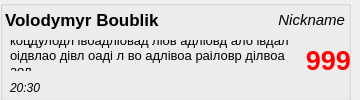
<?xml version="1.0" encoding="UTF-8"?>
<ui version="4.0">
 <class>DialogWidget</class>
 <widget class="QWidget" name="DialogWidget">
  <property name="geometry">
   <rect>
    <x>0</x>
    <y>0</y>
    <width>360</width>
    <height>100</height>
   </rect>
  </property>
  <property name="sizePolicy">
   <sizepolicy hsizetype="Fixed" vsizetype="Fixed">
    <horstretch>0</horstretch>
    <verstretch>0</verstretch>
   </sizepolicy>
  </property>
  <property name="minimumSize">
   <size>
    <width>360</width>
    <height>100</height>
   </size>
  </property>
  <property name="maximumSize">
   <size>
    <width>360</width>
    <height>100</height>
   </size>
  </property>
  <property name="windowTitle">
   <string>Form</string>
  </property>
  <property name="styleSheet">
   <string notr="true"/>
  </property>
  <widget class="QGroupBox" name="groupBox">
   <property name="geometry">
    <rect>
     <x>0</x>
     <y>0</y>
     <width>351</width>
     <height>101</height>
    </rect>
   </property>
   <property name="title">
    <string/>
   </property>
   <widget class="QLabel" name="unreadLabel">
    <property name="geometry">
     <rect>
      <x>290</x>
      <y>40</y>
      <width>61</width>
      <height>41</height>
     </rect>
    </property>
    <property name="sizePolicy">
     <sizepolicy hsizetype="Preferred" vsizetype="Preferred">
      <horstretch>0</horstretch>
      <verstretch>0</verstretch>
     </sizepolicy>
    </property>
    <property name="font">
     <font>
      <pointsize>20</pointsize>
      <bold>true</bold>
     </font>
    </property>
    <property name="styleSheet">
     <string notr="true">color : red</string>
    </property>
    <property name="text">
     <string>999</string>
    </property>
    <property name="alignment">
     <set>Qt::AlignRight|Qt::AlignTrailing|Qt::AlignVCenter</set>
    </property>
    <property name="margin">
     <number>5</number>
    </property>
   </widget>
   <widget class="QLabel" name="nameLabel">
    <property name="geometry">
     <rect>
      <x>5</x>
      <y>5</y>
      <width>200</width>
      <height>30</height>
     </rect>
    </property>
    <property name="font">
     <font>
      <pointsize>13</pointsize>
      <bold>true</bold>
     </font>
    </property>
    <property name="text">
     <string>Volodymyr Boublik</string>
    </property>
   </widget>
   <widget class="QLabel" name="messageLabel">
    <property name="geometry">
     <rect>
      <x>10</x>
      <y>40</y>
      <width>291</width>
      <height>31</height>
     </rect>
    </property>
    <property name="font">
     <font>
      <pointsize>10</pointsize>
     </font>
    </property>
    <property name="text">
     <string>коцдулодл івоадліовад ліов адліовд ало івдал оідвлао дівл оаді л во адлівоа раіловр ділвоа аол</string>
    </property>
    <property name="scaledContents">
     <bool>false</bool>
    </property>
    <property name="wordWrap">
     <bool>true</bool>
    </property>
    <property name="textInteractionFlags">
     <set>Qt::NoTextInteraction</set>
    </property>
   </widget>
   <widget class="QLabel" name="tagLabel">
    <property name="geometry">
     <rect>
      <x>204</x>
      <y>10</y>
      <width>141</width>
      <height>20</height>
     </rect>
    </property>
    <property name="font">
     <font>
      <pointsize>11</pointsize>
      <italic>true</italic>
     </font>
    </property>
    <property name="layoutDirection">
     <enum>Qt::LeftToRight</enum>
    </property>
    <property name="text">
     <string>Nickname</string>
    </property>
    <property name="alignment">
     <set>Qt::AlignRight|Qt::AlignTrailing|Qt::AlignVCenter</set>
    </property>
   </widget>
   <widget class="QLabel" name="timeLabel">
    <property name="geometry">
     <rect>
      <x>10</x>
      <y>80</y>
      <width>171</width>
      <height>16</height>
     </rect>
    </property>
    <property name="font">
     <font>
      <italic>true</italic>
     </font>
    </property>
    <property name="text">
     <string>20:30</string>
    </property>
   </widget>
  </widget>
 </widget>
 <resources/>
 <connections/>
</ui>
